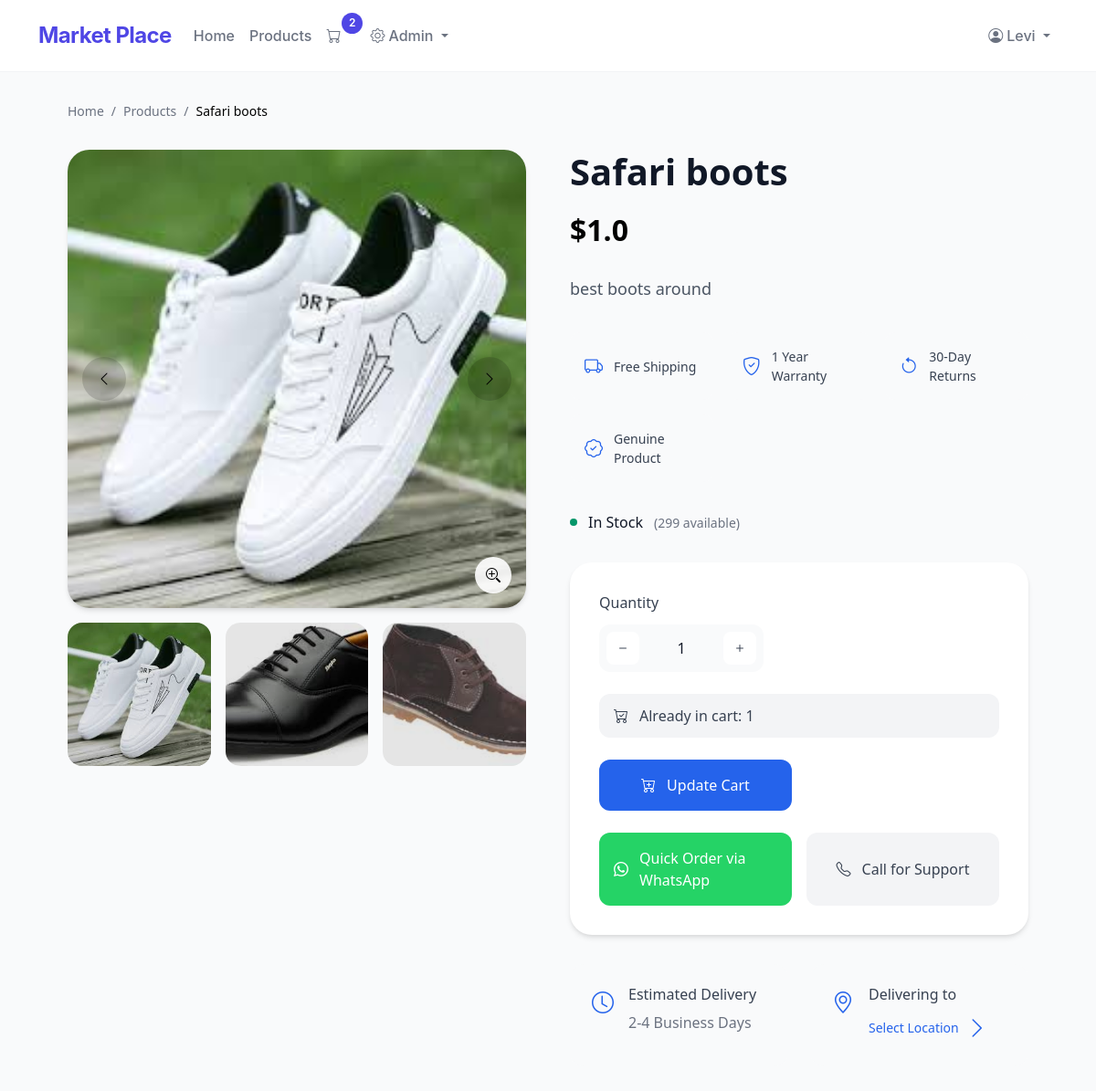
The page /product/1 (signed in) on the database its author committed.
### app.py (models this page shows)
class Product(db.Model):
    __tablename__ = 'products'
    id = db.Column(db.Integer, primary_key=True)
    name = db.Column(db.String(100), nullable=False)
    description = db.Column(db.String(500), nullable=True)
    price = db.Column(db.Float, nullable=False)
    stock_quantity = db.Column(db.Integer, nullable=False)
    category_id = db.Column(db.Integer, db.ForeignKey('categories.id'), nullable=False)
    order_items = db.relationship('OrderItem', backref='product', lazy=True)
    images = db.relationship('ProductImage', backref='product', lazy=True)

class ProductImage(db.Model):
    __tablename__ = 'product_images'
    id = db.Column(db.Integer, primary_key=True)
    product_id = db.Column(db.Integer, db.ForeignKey('products.id'), nullable=False)
    image_url = db.Column(db.String(200), nullable=False)

class OrderItem(db.Model):
    __tablename__ = 'order_items'
    id = db.Column(db.Integer, primary_key=True)
    order_id = db.Column(db.Integer, db.ForeignKey('orders.id'), nullable=False)
    product_id = db.Column(db.Integer, db.ForeignKey('products.id'), nullable=False)
    quantity = db.Column(db.Integer, nullable=False)
    price_at_time = db.Column(db.Float, nullable=False)

### app.py (the view)
@app.route('/product/<int:product_id>')
def product_detail(product_id):
    product = Product.query.get_or_404(product_id)
    existing_order_item = None
    if 'user_id' in session:
        order = Order.query.filter_by(user_id=session['user_id'], status="Pending").first()
        if order:
            existing_order_item = OrderItem.query.filter_by(order_id=order.id, product_id=product_id).first()
    serialized_images = [{"image_url": image.image_url} for image in product.images]
    return render_template(
        'product_detail.html',
        product=product,
        existing_order_item=existing_order_item,
        images=serialized_images
    )

### app.py (called while the page is built)
def get_cart_unique_items():
    if 'user_id' in session:
        order = Order.query.filter_by(user_id=session['user_id'], status="Pending").first()
        if order:
            return OrderItem.query.filter_by(order_id=order.id).count()
    return 0

@app.context_processor
def inject_cart_count():
    return dict(cart_count=get_cart_unique_items())

### templates/product_detail.html (shortened to what this page needs)
{% extends 'base.html' %}
{% block content %}
<div class="product-container">
    <nav class="breadcrumb">
        <a href="{{ url_for('home') }}">Home</a>
        <span>/</span>
        <a href="{{ url_for('products') }}">Products</a>
        <span>/</span>
        <span class="current">{{ product.name }}</span>
    </nav>
    <div class="product-grid">
        <div class="image-section">
            <div class="main-image-container" id="image-container">
                {% if product.images %}
                    <div class="image-wrapper">
                        <img id="main-image"
                             src="{{ url_for('static', filename='uploads/' + product.images[0].image_url) }}"
                             alt="Image of {{ product.name }}">
                    </div>
                    <button class="nav-btn prev-btn" id="prev-btn">
                        <i class="bi bi-chevron-left"></i>
                    </button>
                    <button class="nav-btn next-btn" id="next-btn">
                        <i class="bi bi-chevron-right"></i>
                    </button>
                    <button class="zoom-btn" onclick="toggleZoom()">
                        <i class="bi bi-zoom-in"></i>
                    </button>
                {% else %}
                    <div class="no-image">
                        <i class="bi bi-image"></i>
                        <p>No image available</p>
                    </div>
                {% endif %}
            </div>
            <div class="thumbnail-strip">
                {% for image in product.images %}
                    <div class="thumbnail"
                         onclick="updateMainImage('{{ url_for('static', filename='uploads/' + image.image_url) }}', {{ loop.index0 }})">
                        <img src="{{ url_for('static', filename='uploads/' + image.image_url) }}"
                             alt="Thumbnail of {{ product.name }}">
                        <div class="thumbnail-overlay"></div>
                    </div>
                {% endfor %}
            </div>
        </div>
        <div class="product-info">
            <div class="product-header">
                <h1>{{ product.name }}</h1>
                <div class="price-section">
                    <span class="current-price">${{ product.price }}</span>
                </div>
            </div>
            <div class="product-description">
                {{ product.description }}
            </div>
            <div class="features-grid">
                <div class="feature">
                    <i class="bi bi-truck"></i>
                    <span>Free Shipping</span>
                </div>
                <div class="feature">
                    <i class="bi bi-shield-check"></i>
                    <span>1 Year Warranty</span>
                </div>
                <div class="feature">
                    <i class="bi bi-arrow-counterclockwise"></i>
                    <span>30-Day Returns</span>
                </div>
                <div class="feature">
                    <i class="bi bi-patch-check"></i>
                    <span>Genuine Product</span>
                </div>
            </div>
            <div class="stock-status {% if product.stock_quantity > 0 %}in-stock{% else %}out-of-stock{% endif %}">
                <div class="stock-indicator">
                    <div class="indicator-dot"></div>
                    {% if product.stock_quantity > 0 %}
                        <span>In Stock</span>
                        <span class="stock-count">({{ product.stock_quantity }} available)</span>
                    {% else %}
                        <span>Out of Stock</span>
                    {% endif %}
                </div>
            </div>
            <div class="purchase-card">
                <form method="POST" action="{{ url_for('add_to_cart', product_id=product.id) }}" class="purchase-form">
                    <div class="quantity-selector">
                        <label for="quantity">Quantity</label>
                        <div class="quantity-controls">
                            <button type="button" onclick="decrementQuantity()" class="qty-btn">
                                <i class="bi bi-dash"></i>
                            </button>
                            <input type="number" id="quantity" name="quantity" value="1"
                                   min="1" max="{{ product.stock_quantity }}" required>
                            <button type="button" onclick="incrementQuantity()" class="qty-btn">
                                <i class="bi bi-plus"></i>
                            </button>
                        </div>
                    </div>
                    {% if existing_order_item %}
                        <div class="cart-notice">
                            <i class="bi bi-cart-check"></i>
                            <span>Already in cart: {{ existing_order_item.quantity }}</span>
                        </div>
                    {% endif %}
                    <div class="purchase-buttons">
                        <button type="submit" class="primary-btn add-to-cart">
                            <i class="bi bi-cart-plus"></i>
                            <span>{% if existing_order_item %}Update Cart{% else %}Add to Cart / Buy Now{% endif %}</span>
                        </button>
                    </div>
                </form>
                <div class="alternative-purchase">
                    <a href="https://wa.me/{{ whatsapp_number }}?text=Hello%2C%20I%20am%20interested%20in%20{{ product.name }}."
                       class="whatsapp-btn" target="_blank">
                        <i class="bi bi-whatsapp"></i>
                        <span>Quick Order via WhatsApp</span>
                    </a>
                    <a href="tel:{{ phone_number }}" class="phone-btn">
                        <i class="bi bi-telephone"></i>
                        <span>Call for Support</span>
                    </a>
                </div>
            </div>
            <div class="delivery-info">
                <div class="delivery-time">
                    <i class="bi bi-clock"></i>
                    <div>
                        <h4>Estimated Delivery</h4>
                        <p>2-4 Business Days</p>
                    </div>
                </div>
                <div class="delivery-location">
                    <i class="bi bi-geo-alt"></i>
                    <div>
                        <h4>Delivering to</h4>
                        <button class="change-location" onclick="updateLocation()">
                            Select Location <i class="bi bi-chevron-right"></i>
                        </button>
                    </div>
                </div>
            </div>
        </div>
    </div>
</div>
{% endblock %}

### templates/base.html (style rules this page uses)
:root { --primary-color: #4F46E5; --hover-color: #4338CA; --background-light: #F9FAFB; --text-primary: #111827; --text-secondary: #6B7280; }
body { font-family: 'Inter', system-ui, -apple-system, sans-serif; background-color: var(--background-light); color: var(--text-primary); }

### rows shown on the page
Product: name "Safari boots", price "1.0", description "best boots around", stock_quantity "299"
ProductImage: image_url (picture)
ProductImage: image_url (picture)
ProductImage: image_url (picture)
OrderItem: quantity "1"

### other values the page prints
{{ cart_count }} "2"
{{ session.get('user_name') }} "Levi"
